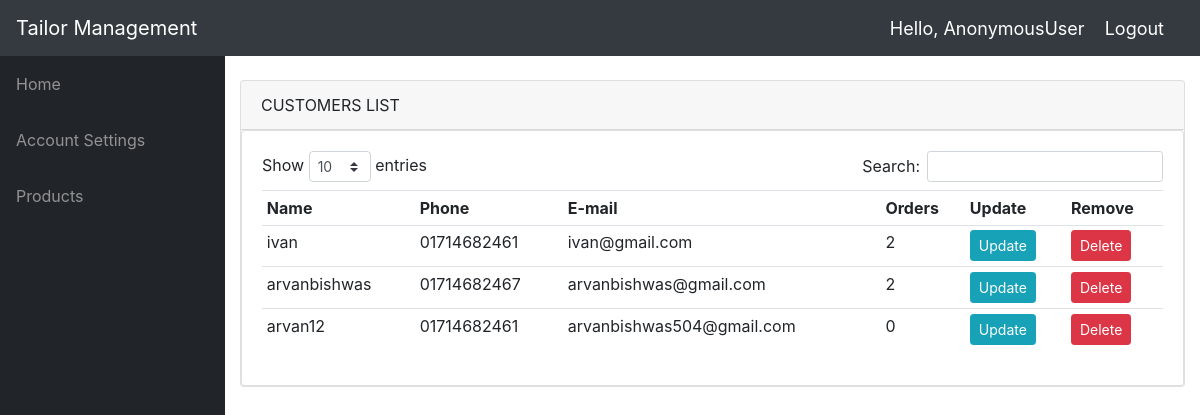
The app's page /customers/, older data.
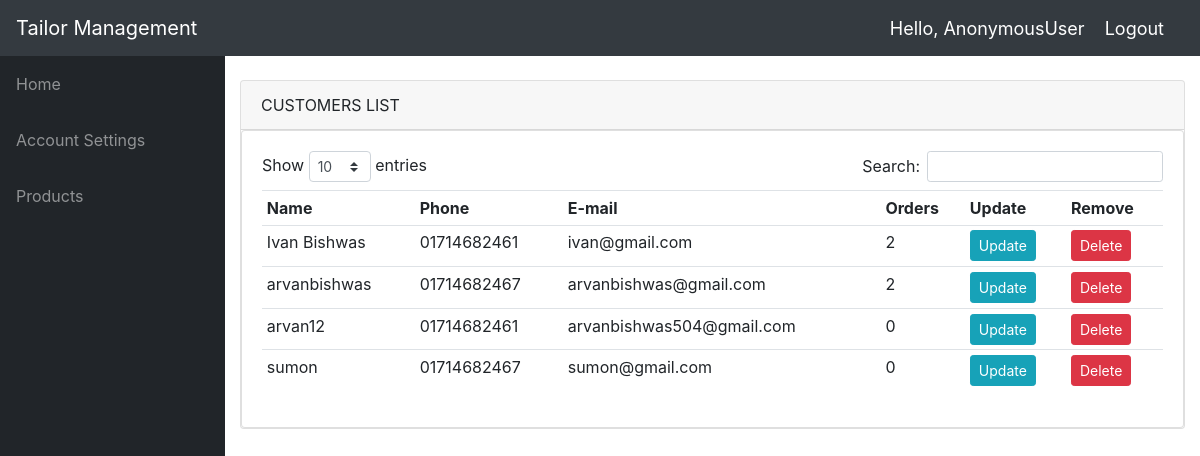
The same page, newer data.
### accounts/models.py (models this page shows, shortened)
class Customer(models.Model):
    user = models.OneToOneField(User, null=True, blank=True, on_delete=models.CASCADE)
    name = models.CharField(max_length=200, null=True)
    phone = models.CharField(max_length=200, null=True)
    email = models.CharField(max_length=200, null=True)
    date_created = models.DateTimeField(auto_now_add=True, null=True)
    profile_pic = models.ImageField(default="profile1.png", null=True, blank=True)

### accounts/views.py (the view)
# urls.py: path('customers/', views.customers, name="customers"),
def customers(request):
	customers = Customer.objects.all()
	total_customers = customers.count()
	context = {
		'customers': customers,
		'total_customers': total_customers,
	}
	return render(request, 'accounts/customers.html', context)

### accounts/templates/accounts/customers.html (shortened to what this page needs)
{%  extends 'accounts/main.html' %}
{% block content %}
    <br>
    <div class="card mb-4">
<div class="card-header"> CUSTOMERS LIST </div>
		<div class="card card-body">
        <div class="table-responsive">
           <div id="dataTable_wrapper" class="dataTables_wrapper dt-bootstrap4">
        <div class="row">
            <div class="col-sm-12 col-md-6">
                <div class="dataTables_length" id="dataTable_length">
                    <label>Show
                        <select name="dataTable_length" aria-controls="dataTable" class="custom-select custom-select-sm form-control form-control-sm">
                            <option value="10">10</option>
                        </select> entries</label></div></div><div class="col-sm-12 col-md-6"><div id="dataTable_filter" class="dataTables_filter">
            <label>Search:<input type="search" class="form-control form-control-sm" placeholder="" aria-controls="dataTable"></label>
        </div>
        </div>
        </div>
               <div class="row">
			<table class="table table-sm">
				<tr>
					<th>Name</th>
					<th>Phone </th>
                    <th>E-mail</th>
					<th>Orders</th>
					<th>Update</th>
					<th>Remove</th>
				</tr>
				{% for customer in customers %}
					<tr>
						<td>{{customer.name}}</td>
						<td>{{customer.phone}}</td>
                        <td>{{customer.email}}</td>
						<td>{{ customer.order_set.all.count }}</td>
						<td><a class="btn btn-sm btn-info" href="{% url 'customer' customer.id %}">Update</a></td>
						<td><a class="btn btn-sm btn-danger" href="">Delete</a></td>
					</tr>
				{% endfor %}
			</table>
		</div>
</div>
</div>
        </div>
</div>
{% endblock %}

### accounts/templates/accounts/main.html (shortened to what this page needs)
{% url 'home' as home_url %}
{% url 'employs' as employs_url %}
{% url 'products' as products_url %}
{% url 'create_product' as create_product_url %}
{% url 'customers' as customers_url %}
{% url 'account' as account_url %}
{% url 'user-page' as user_url %}
{% load static %}
<!DOCTYPE html>
<html>
<head>
	<link rel="stylesheet" href="https://stackpath.bootstrapcdn.com/bootstrap/4.3.1/css/bootstrap.min.css">
    <link rel="stylesheet" type="text/css" href="{% static '/css/main.css' %}">
      <link href="{% static 'vendor/fontawesome-free/css/all.min.css' %}" rel="stylesheet" type="text/css">
  <link href="{% static 'vendor/datatables/dataTables.bootstrap4.css' %}" rel="stylesheet">
  <link href="{% static 'css/sb-admin.css' %}" rel="stylesheet">
</head>
<body id="page-top">
<div>
	{%  include 'accounts/navbar.html' %}
  <div id="wrapper">
    <ul class="sidebar navbar-nav">
    {% if request.user.is_staff %}
      <li class="nav-item {% if request.path == home_url %} active {% endif %}">
        <a class="nav-link" href="{{ home_url }}">
          <i class="fas fa-fw fa-tachometer-alt"></i>
          <span>Dashboard</span>
        </a>
      </li>
        <li class="nav-item {% if request.path == employs_url %} active {% endif %}">
        <a class="nav-link" href="{{ employs_url }}">Employs</a>
      </li>
                <li class="nav-item {% if request.path == customers_url %} active {% endif %}">
        <a class="nav-link" href="{{ customers_url }}">Customers</a>
      </li>
      <li class="nav-item {% if request.path == products_url %} active {% endif %}">
        <a class="nav-link" href="{{ products_url }}">Products</a>
      </li>
     <li class="nav-item {% if request.path == create_product_url %} active {% endif %}">
        <a class="nav-link" href="{{ create_product_url }}">Create Product</a>
      </li>
            {% else %}
       <li class="nav-item {% if request.path == user_url %} active {% endif %}">
        <a class="nav-link" href="{{ user_url }}">Home</a>
      </li>
       <li class="nav-item {% if request.path == account_url %} active {% endif %}">
        <a class="nav-link" href="{{ account_url }}">Account Settings</a>
      </li>
      <li class="nav-item {% if request.path == products_url %} active {% endif %}">
        <a class="nav-link" href="{{ products_url }}">Products</a>
      </li>
        {% endif %}
    </ul>
      <div class="container">
          {% block content %}
          {% endblock %}
</div>
  </div>
</div>
</body>
</html>

### accounts/templates/accounts/navbar.html (shortened to what this page needs)
{% url 'home' as home_url %}
{% load static %}
  <nav class="navbar navbar-expand navbar-dark bg-dark static-top">
    <a class="navbar-brand mr-1" href="{{ home_url }}">Tailor Management</a>
    <button class="btn btn-link btn-sm text-white order-1 order-sm-0" id="sidebarToggle" href="#">
      <i class="fas fa-bars"></i>
    </button>
      <span class="hello-msg">Hello, {{request.user}}</span>
  <span ><a  class="hello-msg" href="{% url 'logout' %}">Logout</a></span>
  </nav>

### static/css/main.css (style rules this page uses)
body { background-color: #ebeff5; }

### accounts/templates/accounts/navbar.html (style rules this page uses)
.hello-msg { font-size: 18px; color: #fff; margin-right: 20px; }

Row changes from the older to the newer data that the page shows:
changed Customer "ivan@gmail.com": name "ivan" → "Ivan Bishwas"
added Customer: name "sumon", phone "01714682467", email "sumon@gmail.com", order_set.all.count "0"
